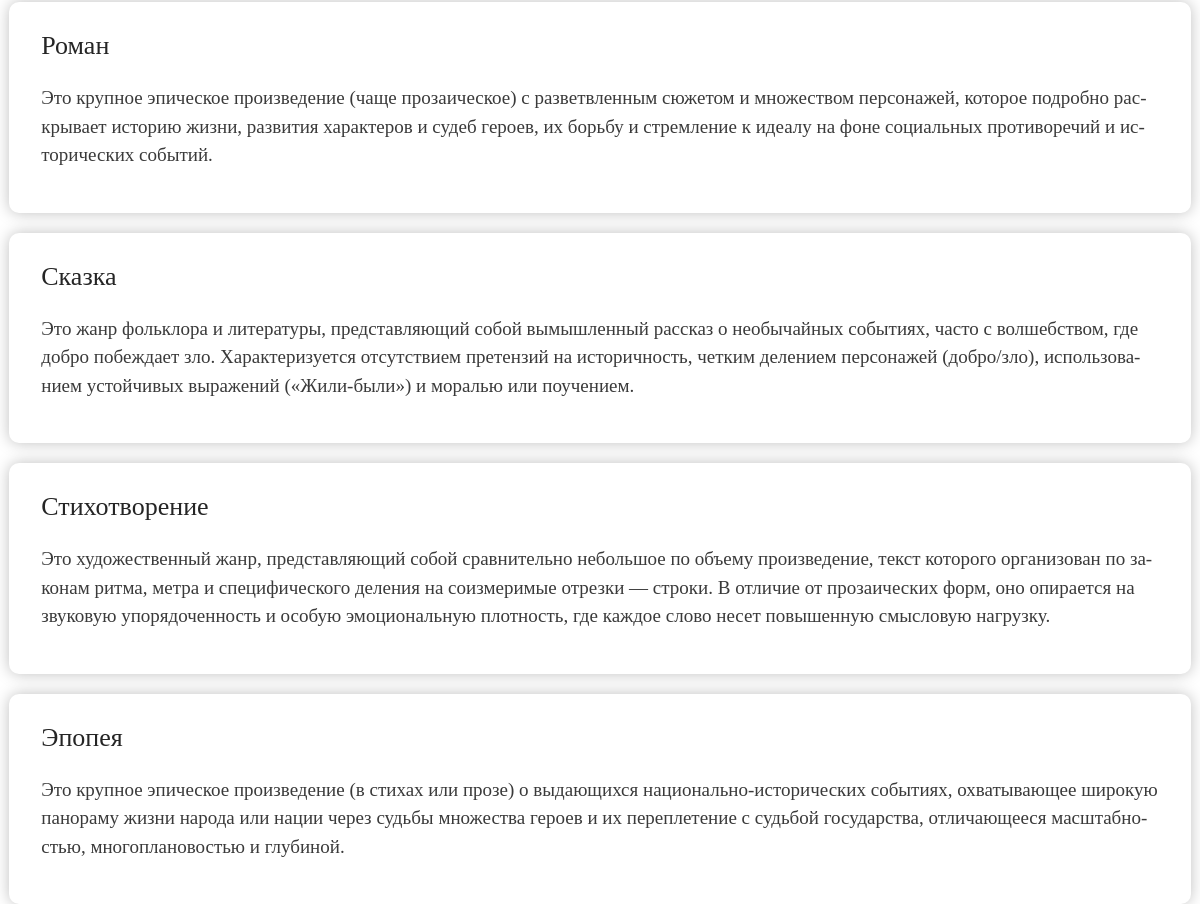
/catalog/genres/ (lower part), run on an earlier commit of the app's database.
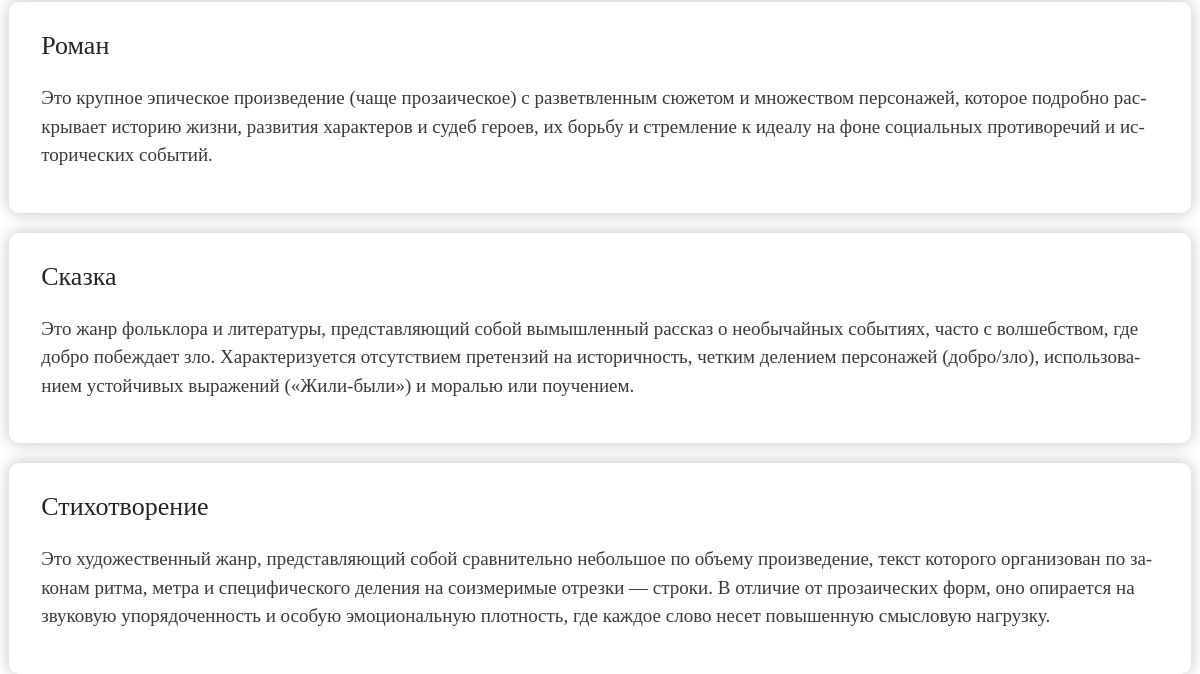
And on a later commit of the database.
### books/models.py (models this page shows, shortened)
class Genre(models.Model):
    name = models.CharField(max_length=120, unique=True)
    name_search = models.CharField(max_length=120, db_index=True)
    slug = models.SlugField(max_length=140, unique=True)
    description = models.TextField(blank=True)
    created_at = models.DateTimeField(auto_now_add=True)
    updated_at = models.DateTimeField(auto_now=True)
    class Meta:
        ordering = ['name']

### books/views/catalog_views.py (the view)
# urls.py: path('genres/', genre_list, name='genre_list'),
def genre_list(request):
    genres = Genre.objects.all().order_by('name')
    return render(
        request,
        'books/genre_list.html',
        {'genres': genres}
    )

### templates/books/genre_list.html (shortened to what this page needs)
{% extends "base.html" %}
{% load static %}
{% block content %}
  <div class="genres-container">
    {% if genres %}
      {% for genre in genres %}
        <div class="genre-card">
          <a href="{% url 'books:genre_detail' genre.slug %}" class="genre-link">
            <div class="genre-name">{{ genre.name }}</div>
          </a>
          {% if genre.description %}
            <div class="genre-description">
              {{ genre.description|linebreaks }}
            </div>
          {% endif %}
        </div>
      {% endfor %}
    {% else %}
      <p style="font-size: 20px; color: #777; text-align: center; margin-top: 40px;">
        Жанры пока не добавлены.
      </p>
    {% endif %}
  </div>
{% endblock %}

### templates/base.html (shortened to what this page needs)
<!doctype html>
<html lang="ru">
<head>
  {% load static %}
  <link rel="stylesheet" href="{% static 'css_global/global.css' %}">
  <link rel="stylesheet" href="{% static 'css_global/top_bar.css' %}">
  <link rel="stylesheet" href="{% static 'css_global/buttons.css' %}">
  <link rel="stylesheet" href="{% static 'books/css/book_card.css' %}">
  <link rel="stylesheet" href="{% static 'books/css/authors.css' %}">
  <link rel="stylesheet" href="{% static 'books/css/catalog.css' %}">
  <link rel="stylesheet" href="{% static 'analytics/css/dashboard.css' %}">
  <link rel="stylesheet" href="{% static 'analytics/css/profile_analytics.css' %}">
  <link rel="stylesheet" href="{% static 'pages/css/home_hero.css' %}">
  <link rel="stylesheet" href="{% static 'books/css/detail.css' %}">
  <link rel="stylesheet" href="{% static 'books/css/genres.css' %}">
  <link rel="stylesheet" href="{% static 'books/css/search.css' %}">
  <link rel="stylesheet" href="{% static 'users/css/login.css' %}">
  <link rel="stylesheet" href="{% static 'users/css/register.css' %}">
  <link rel="stylesheet" href="{% static 'pages/css/about.css' %}">
  <link rel="stylesheet" href="{% static 'users/css/profile_edit.css' %}">
  <link rel="stylesheet" href="{% static 'pages/css/legal.css' %}">
  <link rel="stylesheet" href="{% static 'pages/css/terms.css' %}">
</head>
<body>
<div class="site-wrapper">
  {% block content %}{% endblock %}
</div>
</body>
</html>

### templates/includes/top_bar.html (shortened to what this page needs)
{% load static %}

### static/css_global/global.css (style rules this page uses)
body { margin: 0; padding: 0; background-color: #fff; color: #252525; font-family: 'Source Serif 4', serif; font-size: 18px; line-height: 1.5; }
.site-wrapper { max-width: 1440px; margin-left: auto; margin-right: auto; padding-left: 24px; padding-right: 24px; box-sizing: border-box; }

### static/books/css/genres.css (style rules this page uses)
.genres-container { width: 100%; box-sizing: border-box; display: flex; flex-direction: column; align-items: center; gap: 20px; color: #252525; }
.genre-card { width: 97%; box-shadow: 0px 0px 15px rgba(0, 0, 0, 0.25); border-radius: 10px; background-color: #fff; padding: 24px 32px; transition: box-shadow 0.25s ease; }
.genre-name { font-size: 26px; font-weight: 500; margin: 0 0 8px 0; color: #252525; }
.genre-link { text-decoration: none; color: inherit; }
.genre-description { font-size: 19px; line-height: 1.5; color: #252525; opacity: 0.9; margin: 0; hyphens: auto; word-wrap: break-word; }

What changed in the data, as far as the page shows it:
removed Genre: name "Эпопея", description "Это крупное эпическое произведение (в стихах или прозе) о выдающихся национально-исторических событиях, охватывающее широкую панораму жизни народа или нации через судьбы множества героев и их переплетение с судьбой государства, отличающееся масштабностью, многоплановостью и глубиной."
